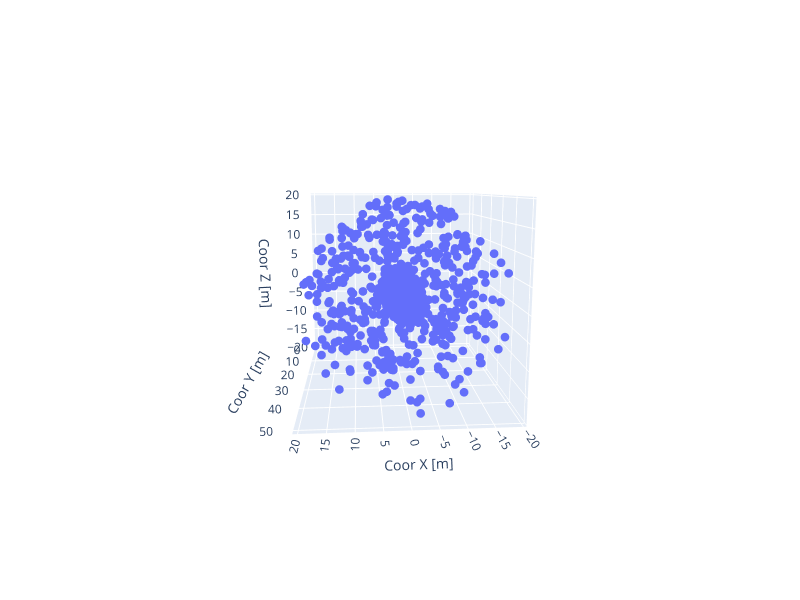

Here is the notebook cell this chart was saved with:
### Code cell
# With the scatter_3d function from plotly, we will visualize the sensors, 

fig = px.scatter_3d(
    df_sensors,
    x='Coor X [m]',
    y='Coor Y [m]',
    z='Coor Z [m]',
    width = 800,
    height = 600,
    hover_name='Sensor ID'  # Facultatif : info au survol
)

fig.update_traces(marker=dict(size=3))

fig.show()

### Figure 1 — Plotly figure (JSON) as saved in the notebook; plotly's stock layout.template omitted (floating-point values rounded to 4 significant figures; data arrays with more than 128 entries replaced by an {"elided": "..."} marker saying what was removed)
{"data": [{"hovertemplate": "<b>%{hovertext}</b><br><br>Coor X [m]=%{x}<br>Coor Y [m]=%{y}<br>Coor Z [m]=%{z}<extra></extra>", "hovertext": {"elided": "900 str values"}, "legendgroup": "", "marker": {"color": "#636efa", "size": 3, "symbol": "circle"}, "mode": "markers", "name": "", "scene": "scene", "showlegend": false, "type": "scatter3d", "x": {"elided": "900 float values"}, "y": {"elided": "900 float values"}, "z": {"elided": "900 float values"}}], "layout": {"height": 600, "legend": {"tracegroupgap": 0}, "margin": {"t": 60}, "scene": {"aspectmode": "auto", "aspectratio": {"x": 0.9283, "y": 1.186, "z": 0.9082}, "camera": {"center": {"x": 0, "y": 0, "z": 0}, "eye": {"x": 0.1954, "y": 2.638, "z": 0.4898}, "projection": {"type": "perspective"}, "up": {"x": 0, "y": 0, "z": 1}}, "domain": {"x": [0, 1], "y": [0, 1]}, "xaxis": {"title": {"text": "Coor X [m]"}, "type": "linear"}, "yaxis": {"title": {"text": "Coor Y [m]"}, "type": "linear"}, "zaxis": {"title": {"text": "Coor Z [m]"}, "type": "linear"}}, "width": 800}}
